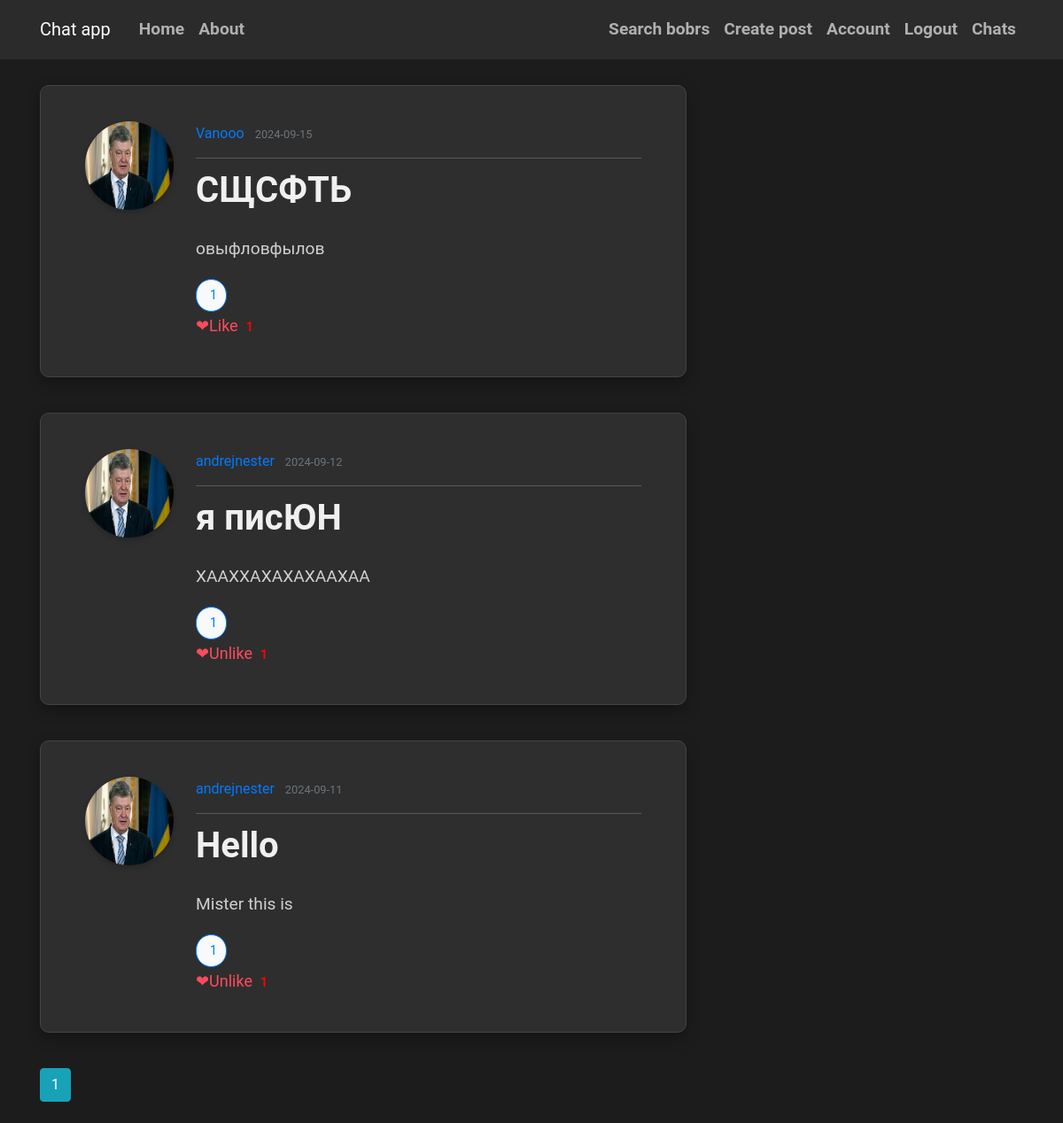
Page / (signed in) on the earlier database version.
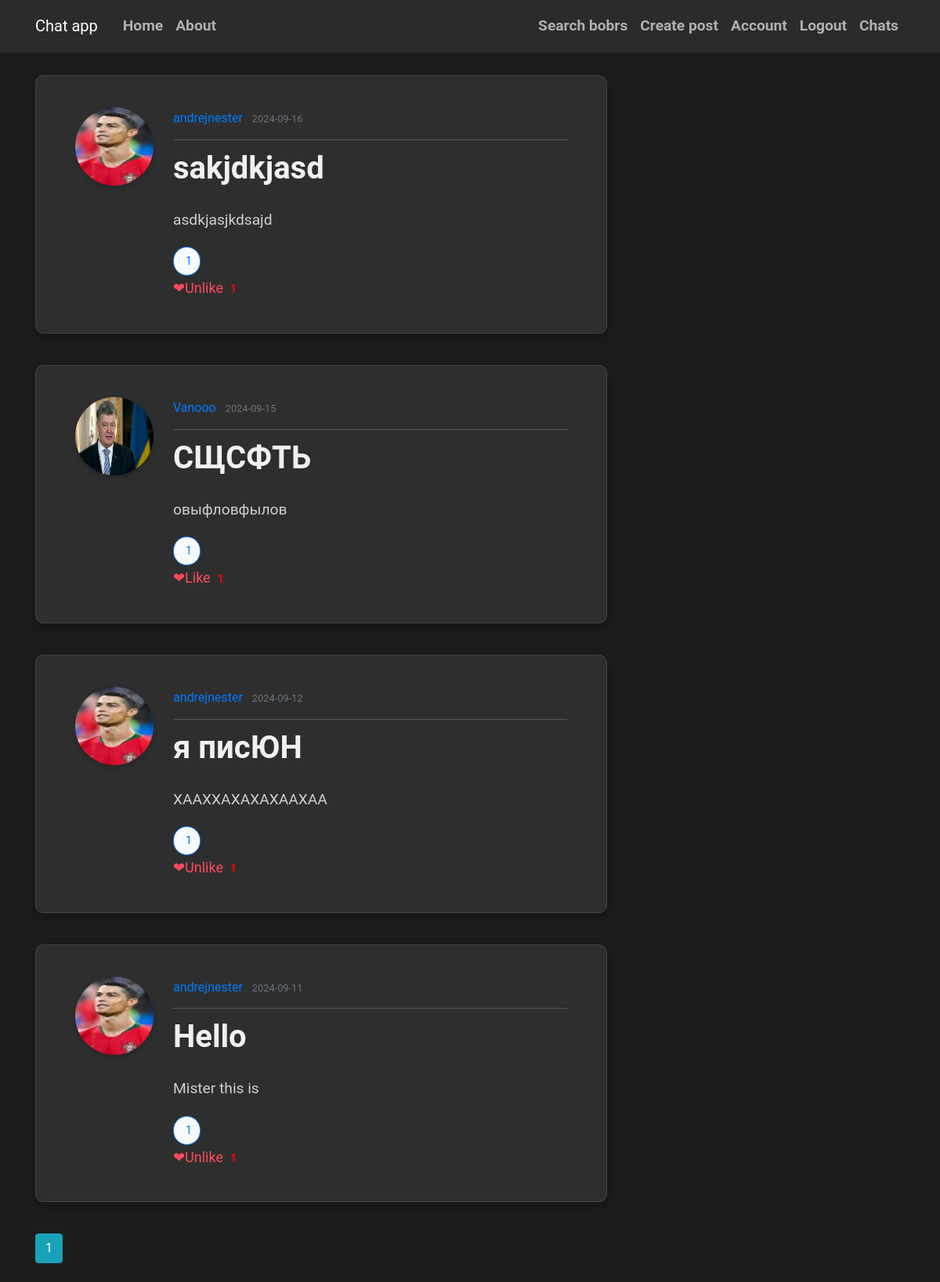
Same page on the later database version.
### flaskblog/models.py (models this page shows, shortened)
class Post(db.Model):
    id = db.Column(db.Integer, primary_key=True)
    title = db.Column(db.String(100), nullable=False)
    date_posted = db.Column(db.DateTime, nullable=False, default=datetime.utcnow)
    content = db.Column(db.Text, nullable=False)
    user_id = db.Column(db.Integer, db.ForeignKey('user.id'), nullable=False)
    comments = db.relationship('Comment', backref='post', lazy='dynamic')
    post_likes = db.relationship('Like', back_populates='post', lazy='dynamic')
    def is_liking(self, user):
        return Like.query.filter_by(post_id=self.id, man_that_likes_id=user.id).first() is not None

class User(db.Model, UserMixin):
    id = db.Column(db.Integer, primary_key=True)
    username = db.Column(db.String(20), unique=True, nullable=False)
    email = db.Column(db.String(120), unique=True, nullable=False)
    image_file = db.Column(db.String(20), nullable=False, default='default.jpg')
    password = db.Column(db.String(60), nullable=False)
    posts = db.relationship('Post', backref='author', lazy=True)
    followed = db.relationship('Follow', foreign_keys='Follow.follower_id',
                               back_populates='follower', lazy='dynamic',
                               cascade='all, delete-orphan')
    followers = db.relationship('Follow', foreign_keys='Follow.followed_id',
                                back_populates='followed', lazy='dynamic',
                                cascade='all, delete-orphan')
    sent_messages = db.relationship('Message', foreign_keys='Message.sender_id',
                                    back_populates='sender', lazy=True)
    received_messages = db.relationship('Message', foreign_keys='Message.recipient_id',
                                        back_populates='recipient', lazy=True)

### flaskblog/routes.py (the view)
@app.route("/")
def home():
    page = request.args.get('page', 1, type=int)
    posts = Post.query.order_by(Post.date_posted.desc()).paginate(per_page=5, page=page)
    return render_template('home.html',posts=posts)

### flaskblog/models.py (called while the page is built)
@login_manager.user_loader
def load_user(user_id):
    return User.query.get(int(user_id))

### flaskblog/templates/home.html (shortened to what this page needs)
{% extends "base.html" %}
{% block content %}
 {%for post in posts%}
        <article class="media content-section">
            <img class="rounded-circle article-img" src="{{url_for('static',filename = 'pictures/' + post.author.image_file)}}" alt="">
  <div class="media-body">
    <div class="article-metadata">
      <a class="mr-2" href="{{ url_for('user_info',username=post.author.username) }}">{{ post.author.username }}</a>
      <small class="text-muted">{{ post.date_posted.strftime('%Y-%m-%d') }}</small>
    </div>
    <h2><a class="article-title" href="{{ url_for('post',post_id=post.id) }}">{{ post.title }}</a></h2>
    <p class="article-content">{{ post.content }}</p>
<button class="comment-button">
     {{ post.comments.count() }}
</button>
                    {% if post.is_liking(current_user) %}
                        <a class="like-icon" href="{{ url_for('unlike_post_home', post_id=post.id) }}">&#10084;Unlike</a>
                        <a href="{{ url_for('post_likes',post_id=post.id) }}" class="likes-count">{{ post.post_likes.count() }}</a>
                    {% else %}
                        <a class="like-icon" href="{{ url_for('like_post_home', post_id=post.id) }}">&#10084;Like</a>
                        <a href="{{ url_for('post_likes',post_id=post.id) }}" class="likes-count">{{ post.post_likes.count() }}</a>
                    {% endif %}
  </div>
</article>
    {%endfor%}
 {% for page_num in posts.iter_pages() %}
        {% if page_num %}
            {% if posts.page ==page_num %}
                <a class = "btn btn-info mb-4" href="{{url_for('home',page=page_num)}}">{{page_num}}</a>
                {% else %}
                <a class = "btn btn-outline-info" href="{{url_for('home',page=page_num)}}">{{page_num}}</a>
            {% endif %}
        {% else %}
            ...
        {% endif %}
    {% endfor %}
{% endblock %}

Differences in the rows shown:
added Post: image_file (picture), author.username "andrejnester", date_posted "2024-09-16", title "sakjdkjasd", content "asdkjasjkdsajd", comments.count "1", post_likes.count "1"
changed through a linked row, Post "я писЮН": image_file: picture added in place of a placeholder
changed through a linked row, Post "Hello": image_file: picture added in place of a placeholder
